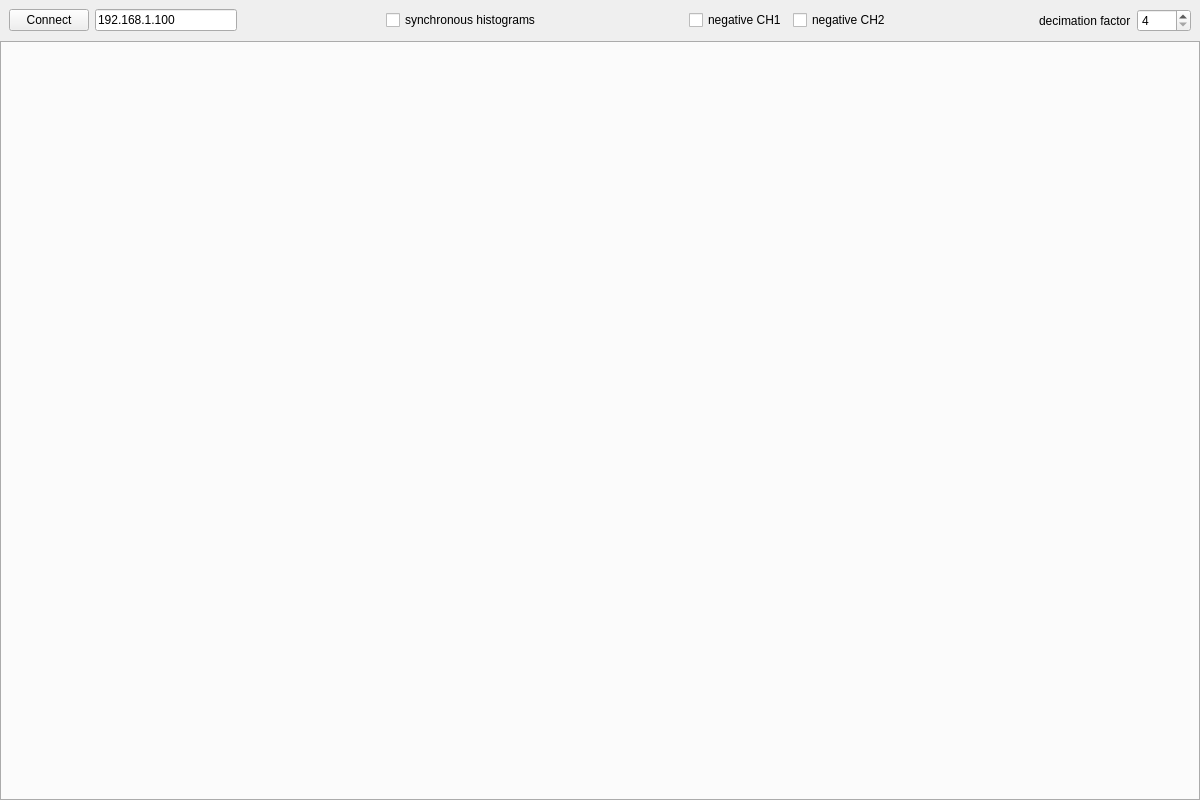
<?xml version="1.0" encoding="UTF-8"?>
<ui version="4.0">
 <class>MCPHA</class>
 <widget class="QMainWindow" name="MCPHA">
  <property name="geometry">
   <rect>
    <x>0</x>
    <y>0</y>
    <width>1200</width>
    <height>800</height>
   </rect>
  </property>
  <property name="minimumSize">
   <size>
    <width>1200</width>
    <height>800</height>
   </size>
  </property>
  <property name="windowTitle">
   <string>Multichannel Pulse Height Analyzer</string>
  </property>
  <widget class="QWidget" name="centralWidget">
   <layout class="QVBoxLayout" name="verticalLayout">
    <property name="spacing">
     <number>0</number>
    </property>
    <property name="leftMargin">
     <number>0</number>
    </property>
    <property name="topMargin">
     <number>0</number>
    </property>
    <property name="rightMargin">
     <number>0</number>
    </property>
    <property name="bottomMargin">
     <number>0</number>
    </property>
    <item>
     <widget class="QWidget" name="controlWidget" native="true">
      <layout class="QHBoxLayout" name="controlLayout">
       <item>
        <widget class="QPushButton" name="connectButton">
         <property name="text">
          <string>Connect</string>
         </property>
        </widget>
       </item>
       <item>
        <widget class="QLineEdit" name="addrValue">
         <property name="text">
          <string>192.168.1.100</string>
         </property>
        </widget>
       </item>
       <item>
        <spacer name="spacer_0">
         <property name="orientation">
          <enum>Qt::Horizontal</enum>
         </property>
         <property name="sizeHint" stdset="0">
          <size>
           <width>40</width>
           <height>20</height>
          </size>
         </property>
        </spacer>
       </item>
       <item>
        <widget class="QCheckBox" name="syncCheck">
         <property name="text">
          <string>synchronous histograms</string>
         </property>
        </widget>
       </item>
       <item>
        <spacer name="spacer_1">
         <property name="orientation">
          <enum>Qt::Horizontal</enum>
         </property>
         <property name="sizeHint" stdset="0">
          <size>
           <width>40</width>
           <height>20</height>
          </size>
         </property>
        </spacer>
       </item>
       <item>
        <widget class="QCheckBox" name="neg1Check">
         <property name="text">
          <string>negative CH1</string>
         </property>
        </widget>
       </item>
       <item>
        <widget class="QCheckBox" name="neg2Check">
         <property name="text">
          <string>negative CH2</string>
         </property>
        </widget>
       </item>
       <item>
        <spacer name="spacer_2">
         <property name="orientation">
          <enum>Qt::Horizontal</enum>
         </property>
         <property name="sizeHint" stdset="0">
          <size>
           <width>40</width>
           <height>20</height>
          </size>
         </property>
        </spacer>
       </item>
       <item>
        <widget class="QLabel" name="rateLabel">
         <property name="text">
          <string>decimation factor</string>
         </property>
        </widget>
       </item>
       <item>
        <widget class="QSpinBox" name="rateValue">
         <property name="minimum">
          <number>4</number>
         </property>
         <property name="maximum">
          <number>8192</number>
         </property>
         <property name="singleStep">
          <number>4</number>
         </property>
        </widget>
       </item>
      </layout>
     </widget>
    </item>
    <item>
     <widget class="QTabWidget" name="tabWidget">
      <property name="tabPosition">
       <enum>QTabWidget::South</enum>
      </property>
     </widget>
    </item>
   </layout>
  </widget>
 </widget>
 <resources/>
 <connections/>
</ui>
